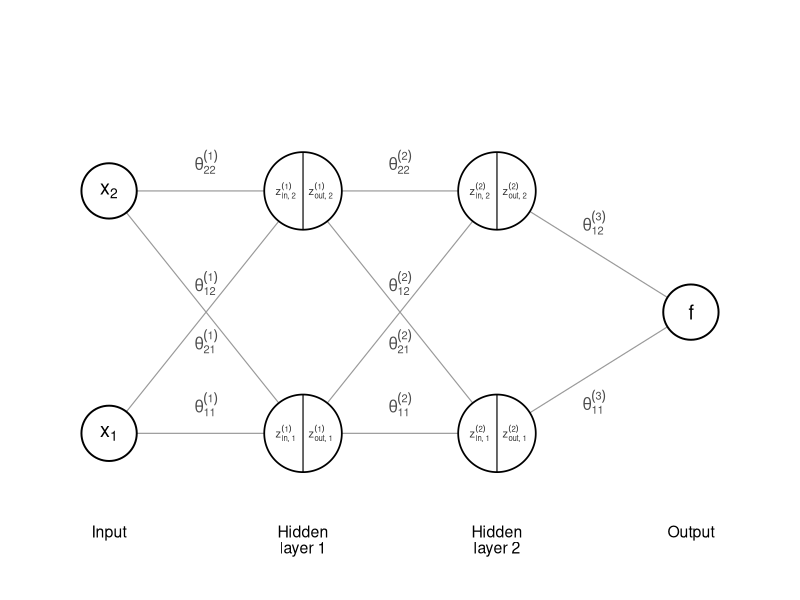

Recreate this plot in R.
# Used in: 01-gd.tex
#
# Draws the 2-input, 2-hidden-layer (2 units each), 1-output network diagram.
# Hidden neurons are split into left half (z_in, pre-activation, lightyellow)
# and right half (z_out, post-activation, lightblue) using ggforce semicircles.

library(ggplot2)
library(ggforce)

r = 0.08  # node radius (data coords; coord_equal keeps circles round)

# -------------------------------------------------------------------------
# Node centre positions
# -------------------------------------------------------------------------
input_nodes = data.frame(
  x     = 0,
  y     = c(0.25, 0.75),
  label = c("x[1]", "x[2]"),
  layer = "input"
)

hidden1_nodes = data.frame(
  x     = 0.4,
  y     = c(0.25, 0.75),
  label = c("", ""),
  layer = "hidden1"
)

hidden2_nodes = data.frame(
  x     = 0.8,
  y     = c(0.25, 0.75),
  label = c("", ""),
  layer = "hidden2"
)

output_node = data.frame(
  x     = 1.2,
  y     = 0.5,
  label = "f",
  layer = "output"
)

plain_nodes = rbind(input_nodes, output_node)
hidden_nodes = rbind(
  cbind(hidden1_nodes, layer_idx = 1L),
  cbind(hidden2_nodes, layer_idx = 2L)
)

# -------------------------------------------------------------------------
# Edges
# -------------------------------------------------------------------------
make_edges = function(from, to, layer_idx) {
  do.call(rbind, do.call(c, lapply(seq_len(nrow(from)), function(i) {
    lapply(seq_len(nrow(to)), function(j) {
      mx = (from$x[i] + to$x[j]) / 2
      my = (from$y[i] + to$y[j]) / 2
      nudge = if (from$y[i] > to$y[j]) 0.06 else if (from$y[i] < to$y[j]) -0.06 else 0.06
      data.frame(
        x    = from$x[i], y    = from$y[i],
        xend = to$x[j],   yend = to$y[j],
        lx = mx, ly = my + nudge,
        label = sprintf("theta[%d%d]^{(%d)}", j, i, layer_idx)
      )
    })
  })))
}

edges = rbind(
  make_edges(input_nodes,   hidden1_nodes, 1L),
  make_edges(hidden1_nodes, hidden2_nodes, 2L),
  make_edges(hidden2_nodes, output_node,   3L)
)

# -------------------------------------------------------------------------
# Layer title labels (below nodes)
# -------------------------------------------------------------------------
layer_labels = data.frame(
  x     = c(0,       0.4,          0.8,          1.2),
  label = c("Input", "Hidden\nlayer 1", "Hidden\nlayer 2", "Output")
)

# -------------------------------------------------------------------------
# Build semicircle data for hidden nodes
# -------------------------------------------------------------------------
# ggforce::geom_arc_bar with stat="identity" needs: x0, y0, r, r0, start, end
# Left half  (z_in):  start = pi/2,  end = 3*pi/2  (counter-clockwise)
# Right half (z_out): start = -pi/2, end = pi/2

half_data = do.call(rbind, lapply(seq_len(nrow(hidden_nodes)), function(k) {
  cx = hidden_nodes$x[k]
  cy = hidden_nodes$y[k]
  l  = hidden_nodes$layer_idx[k]
  j  = if (cy < 0.5) 1L else 2L
  data.frame(
    x0         = rep(cx, 2),
    y0         = rep(cy, 2),
    r          = rep(r,  2),
    r0         = 0,
    start      = c( pi / 2, -pi / 2),
    end        = c(3 * pi / 2, pi / 2),
    half       = c("in", "out"),
    fill_col   = c("white", "white"),
    # label positions: slightly inside each half
    lx         = c(cx - r * 0.45, cx + r * 0.45),
    ly         = rep(cy, 2),
    z_label    = c(
      sprintf("z[list(\"in\",%d)]^{(%d)}", j, l),
      sprintf("z[list(\"out\",%d)]^{(%d)}", j, l)
    )
  )
}))

# -------------------------------------------------------------------------
# Divider segments through hidden nodes
# -------------------------------------------------------------------------
dividers = data.frame(
  x    = hidden_nodes$x,
  xend = hidden_nodes$x,
  y    = hidden_nodes$y - r,
  yend = hidden_nodes$y + r
)

# -------------------------------------------------------------------------
# Plot
# -------------------------------------------------------------------------
p = ggplot() +
  # edges first (behind nodes)
  geom_segment(
    data = edges,
    aes(x = x, y = y, xend = xend, yend = yend),
    colour = "grey60", linewidth = 0.4
  ) +
  geom_text(
    data = edges,
    aes(x = lx, y = ly, label = label),
    parse = TRUE, size = 4, colour = "grey30"
  ) +
  # plain (input / output) nodes
  geom_point(
    data = plain_nodes,
    aes(x = x, y = y),
    shape = 21, fill = "white", colour = "black",
    size = 18, stroke = 1
  ) +
  geom_text(
    data = plain_nodes[plain_nodes$label != "", ],
    aes(x = x, y = y, label = label),
    parse = TRUE, size = 5
  ) +
  # hidden node halves (filled semicircles)
  geom_arc_bar(
    data = half_data,
    aes(x0 = x0, y0 = y0, r0 = r0, r = r, start = start, end = end,
        fill = fill_col),
    colour = NA, show.legend = FALSE
  ) +
  scale_fill_identity() +
  # hidden node outlines
  geom_circle(
    data = hidden_nodes,
    aes(x0 = x, y0 = y, r = r),
    colour = "black", linewidth = 0.6, fill = NA, inherit.aes = FALSE
  ) +
  # divider lines
  geom_segment(
    data = dividers,
    aes(x = x, xend = xend, y = y, yend = yend),
    colour = "black", linewidth = 0.4
  ) +
  # z_in / z_out labels inside hidden nodes
  geom_text(
    data = half_data,
    aes(x = lx, y = ly, label = z_label),
    parse = TRUE, size = 2.8, colour = "grey20"
  ) +
  # layer title labels
  geom_text(
    data = layer_labels,
    aes(x = x, y = 0.06, label = label),
    size = 4, vjust = 1, lineheight = 0.85
  ) +
  coord_equal(xlim = c(-0.15, 1.35), ylim = c(0.0, 1.05)) +
  theme_void()

ggsave(
  filename = "../figure/nn_architecture.pdf",
  plot     = p,
  width    = 8,
  height   = 4.5
)
